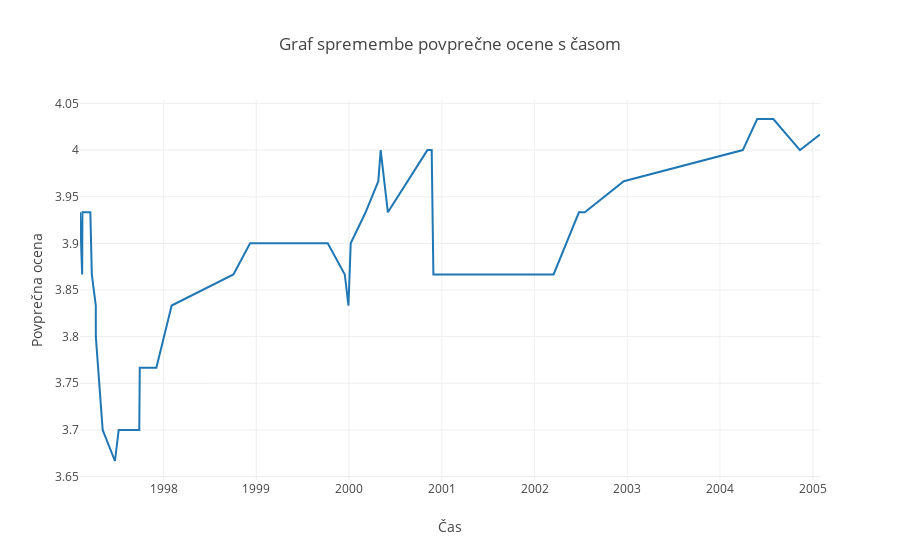

Source (notebook cell):
### Code cell
# movie id = 1206, take last 30 votings and calculate avg. If graph doesn't show, lower second argument.
dates, movie_ratings_avg = get_movie_rating_data(6, 30)
draw_movie_rating_graph(dates, movie_ratings_avg)
